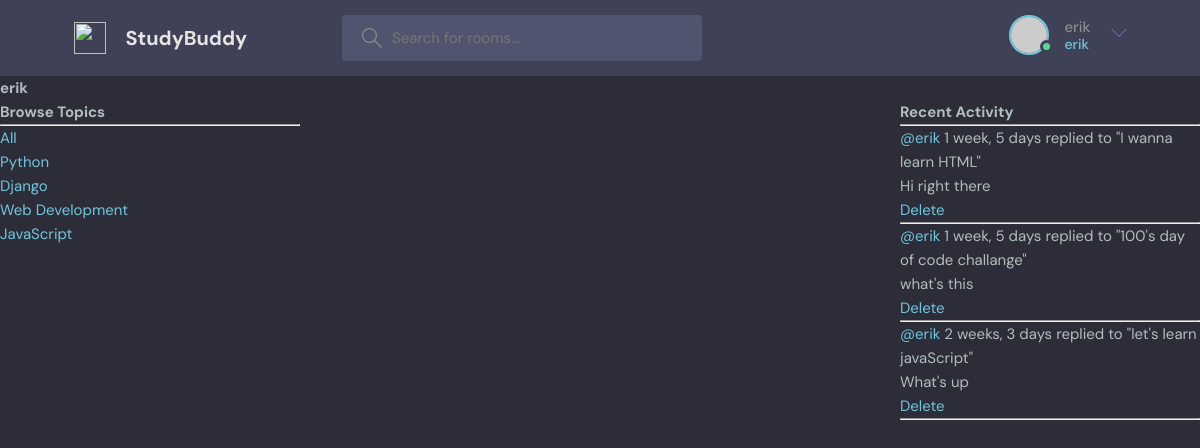
Before: /profile/4/ (signed in) with the older database file.
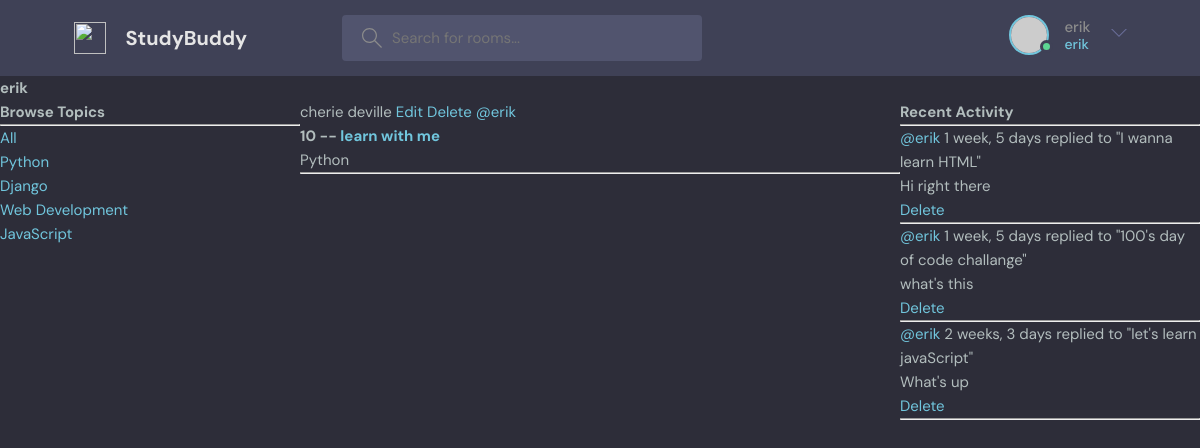
After: the same page with the newer database file.
### base/models.py (models this page shows, shortened)
class Topic(models.Model):
    name = models.CharField(max_length=200)

class Message (models.Model):
    user = models.ForeignKey(User, on_delete=models.CASCADE)
    room = models.ForeignKey(Room, on_delete=models.CASCADE)
    body = models.TextField()
    updated = models.DateField(auto_now=True)
    created = models.DateTimeField(auto_now_add=True)
    class Meta:
        ordering = ['-updated', '-created']
    def __str__(self):
        return self.body[0:50]

class Room(models.Model):
    host =  models.ForeignKey(User, on_delete=models.SET_NULL, null=True)
    topic = models.ForeignKey(Topic, on_delete=models.SET_NULL, null=True)
    name = models.CharField(max_length=200)
    description = models.TextField(null=True, blank=True)
    participants = models.ManyToManyField(User, related_name='participants', blank=True)
    updated = models.DateField(auto_now=True)
    created = models.DateTimeField(auto_now_add=True)
    class Meta:
        ordering = ['-updated', '-created']
    def __str__(self):
        return self.name

### base/views.py (the view)
# urls.py: path('profile/<str:pk>/', views.userProfile, name="user-profile"),
def userProfile(request, pk):
    user = User.objects.get(id=pk)
    rooms = user.room_set.all()
    room_messages = user.message_set.all()
    topics = Topic.objects.all()
    context = {'user': user, 'rooms': rooms, 'room_messages': room_messages, 'topics': topics}
    return render(request, 'base/profile.html', context)

### base/templates/base/profile.html (shortened to what this page needs)
{% extends 'main.html'%}
{% block content %}
<h1>{{user.username}}</h1>
<div class="profile-container">
   <div>
     {% include 'base/topics_component.html' %}
   </div>
   <div>
      {% include 'base/feed_component.html' %}
   </div>
   <div>
    {% include 'base/activity_component.html' %}
   </div>
</div>
{% endblock content %}

### templates/main.html (shortened to what this page needs)
<!DOCTYPE html>
{% load static%}
<html lang="en">
  <head>
    <link rel="stylesheet" href="{% static 'styles/style.css' %}" />
  </head>
  <body>
    {%  include 'navbar.html'  %}
    {% block content %}
    {% endblock %}
  </body>
</html>

### templates/navbar.html (shortened to what this page needs)
<header class="header header--loggedIn">
    <div class="container">
      <a href="{% url 'home' %}" class="header__logo">
        <img src="assets/logo.svg" />
        <h1>StudyBuddy</h1>
      </a>
      <form class="header__search" method="GET" action="{% url 'home'%}">
        <label>
          <input name= "q" placeholder="Search for rooms..." />
        </label>
      </form>
      <nav class="header__menu">
        {% if request.user.is_authenticated %}
        <div class="header__user">
          <a href="profile.html">
            <div class="avatar avatar--medium active">
              <img src="https://randomuser.me/api/portraits/men/37.jpg" />
            </div>
            <p>{{request.user.username}} <span>{{request.user.username}}</span></p>
          </a>
          <button class="dropdown-button">
            <svg version="1.1" xmlns="http://www.w3.org/2000/svg" width="32" height="32" viewBox="0 0 32 32">
              <title>chevron-down</title>
              <path d="M16 21l-13-13h-3l16 16 16-16h-3l-13 13z"></path>
            </svg>
          </button>
        </div>
        {% else %}
        <a href="{% url 'login' %}">
          <img src="./assets/avatar.svg" />
          <p>Login</p>
        </a>
        {% endif %}
      </nav>
    </div>
  </header>

### base/templates/base/topics_component.html
<h3>Browse Topics</h3>
<hr>
<div>
   <a href="{% url 'home' %}">All</a>
</div>
{% for topic in topics %}
    <div>
      <a href="{% url 'home' %}?q={{topic.name}}">{{topic.name}}</a>
    </div>
{% endfor %}

### base/templates/base/feed_component.html
<div>
    {% for room in rooms %}
    <div>
      {% if request.user == room.host %}cherie deville
      <a href="{% url 'update-room' room.id %}">Edit</a>
      <a href="{% url 'delete-room' room.id %}">Delete</a>
      {% endif %}
      <a href="{% url 'user-profile' room.host.id %}">@{{room.host.username}}</a>
     <h5>{{room.id}} --  <a href="{% url 'room' room.id %}"> {{room.name}}</a></h5>
     <small>{{room.topic.name}}</small>
     <hr>
    </div>
{% endfor %}
</div>

### base/templates/base/activity_component.html
<h3>Recent Activity</h3>
<hr>
{% for message in room_messages %}
  <div>
    <small><a href="{% url 'user-profile' message.user.id %}">@{{message.user}}</a> {{message.created|timesince}}</small>
    <small>replied to "{{message.room}}"</small>
    <p>{{message}}</p>
    {% if request.user == message.user %}
     <a href="{% url 'delete-message' message.id%}">Delete</a>
     {% endif %}
     <hr>
  </div>
{% endfor %}

### static/styles/style.css (style rules this page uses)
:root { --color-main: #71c6dd; --color-main-light: #e1f6fb; --color-dark: #3f4156; --color-dark-medium: #51546e; --color-dark-light: #696d97; --color-light: #e5e5e5; --color-gray: #8b8b8b; --color-light-gray: #b2bdbd; --color-bg: #2d2d39; --color-success: #5dd693; --color-error: #fc4b0b; }
* { font-family: "DM Sans", -apple-system, BlinkMacSystemFont, "Segoe UI", Roboto, Oxygen, Ubuntu, Cantarell, "Open Sans", "Helvetica Neue", sans-serif; margin: 0; padding: 0; box-sizing: border-box; text-rendering: optimizeLegibility; font-size: inherit; }
html { font-size: 56.25%; }
@media only screen and (min-width: 1200px) { html { font-size: 62.5%; } }
body { line-height: 1.6; font-weight: 400; font-size: 1.5rem; color: var(--color-light-gray); background-color: var(--color-bg); min-height: 100vh; }
img { width: 100%; }
a { display: inline-block; color: var(--color-main); text-decoration: none; }
.container { max-width: 120rem; width: 90%; margin: auto; }
.avatar { position: relative; display: inline-block; border-radius: 50%; border: 2px solid var(--color-main); }
.avatar img { display: block; border-radius: 50%; object-fit: cover; object-position: center; }
.avatar::after { content: ""; display: block; position: absolute; background-color: var(--color-gray); z-index: 111; border-radius: 50%; border: 0.3rem solid var(--color-dark); }
.avatar.active::after { background-color: var(--color-success); }
.avatar.avatar--medium img { width: 3.6rem; height: 3.6rem; border-radius: 50%; }
.avatar.avatar--medium:after { width: 0.7rem; height: 0.7rem; bottom: 0px; right: -6px; }
.header { padding: 1.5rem; background-color: var(--color-dark); }
.header > .container { display: flex; gap: 9.5rem; }
.header__logo, .header__user { display: flex; gap: 2rem; align-items: center; }
.header__logo > img { height: 3.2rem; width: 3.2rem; }
.header__logo > h1 { font-weight: 700; font-size: 2rem; color: var(--color-light); }
.header__search > label { background-color: var(--color-dark-medium); padding: 1.3rem 1rem; display: flex; align-items: center; gap: 1rem; border-radius: 4px; }
.header__search svg { fill: var(--color-gray); width: 2rem; height: 2rem; margin-left: 1rem; }
.header__search input { width: 30rem; background: transparent; border: none; outline: none; color: var(--color-light); }
.header__menu { margin-left: auto; position: relative; }
.header__menu a { display: flex; gap: 1.5rem; align-items: center; font-weight: 500; text-decoration: none; color: var(--color-gray); }
.header__menu img { height: 3.6rem; }
.header__menu p { line-height: 1.2; }
.header__menu span { color: var(--color-main); font-weight: 500; font-size: 1.4rem; display: block; }
.header__menu svg { width: 1.6rem; height: 1.6rem; fill: var(--color-dark-light); }
.dropdown-button { background: transparent; border: 0; outline: 0; cursor: pointer; }

### base/templates/base/profile.html (style rules this page uses)
.profile-container { display: grid; grid-template-columns: 1fr 2fr 1fr; }

Changed rows visible on the page:
added Room: shows "cherie deville", host.username "erik", id "10", name "learn with me", topic.name "Python"
